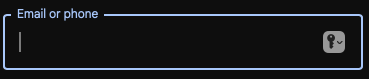
#> input picture src/vision/templates/google_news/email_text.png, 369 x 79 px
$ python debug_element_finder.py ../../src/vision/templates/google_news/email_text.png ../../src/vision/templates/google_news/italian_drp_dwn.png
#> lines starting #> are read from the running program, lines starting #| are printed output that depends on the picture
### src/vision/ocr.py
"""
Improved OCR text detection with character confusion handling.
"""

import cv2
import easyocr
import numpy as np

# Initialize EasyOCR instance (lazy loading)
_easyocr_reader = None


def get_easyocr_reader():
    """Get or initialize EasyOCR reader."""
    global _easyocr_reader
    if _easyocr_reader is None:
        _easyocr_reader = easyocr.Reader(["en"], gpu=False)
    return _easyocr_reader


# [144 lines left out: functions normalize_ocr_text, calculate_similarity, _levenshtein_distance, not called in this run]


def find_text_by_ocr(png_bytes: bytes, query: str, return_bbox: bool = False):
    """Find text in image using OCR with character confusion handling.

    Args:
        png_bytes: Screenshot as PNG bytes
        query: Text to find
        return_bbox: If True, return (coords, bbox), otherwise just coords

    Returns:
        If return_bbox=False: (x, y) center coordinates as integers, or None if not found
        If return_bbox=True: ((x, y), bbox) tuple, or (None, None) if not found
    """
    target_text = TEXT_MAP.get(query, query)

    try:
        # Convert PNG bytes to OpenCV image
        nparr = np.frombuffer(png_bytes, np.uint8)
        image = cv2.imdecode(nparr, cv2.IMREAD_COLOR)

        if image is None:
            return None

        # Try multiple preprocessing methods for better text detection (especially underlined text)
        gray = cv2.cvtColor(image, cv2.COLOR_BGR2GRAY)

        preprocessing_methods = [
            (
                "sharpened",
                cv2.filter2D(gray, -1, np.array([[-1, -1, -1], [-1, 9, -1], [-1, -1, -1]])),
            ),
            (
                "bilateral_filtered",
                cv2.bilateralFilter(gray, 9, 75, 75),
            ),  # Better for underlined text
        ]

        # Get EasyOCR reader
        reader = get_easyocr_reader()

        print(f"🔍 Running improved OCR for '{target_text}'...")

        best_overall_match = None
        best_overall_score = 0

        # Try each preprocessing method
        for method_name, processed_image in preprocessing_methods:
            results = reader.readtext(processed_image)

            if not results:
                continue

            best_match = find_best_match(results, target_text)

            if best_match and best_match["match_score"] > best_overall_score:
                best_overall_match = best_match
                best_overall_score = best_match["match_score"]
                best_overall_match["preprocessing_method"] = method_name

        # Use the best match found across all methods
        best_match = best_overall_match

        if best_match:
            # Calculate center coordinates
            bbox = best_match["bbox"]
            x_coords = [p[0] for p in bbox]
            y_coords = [p[1] for p in bbox]
            center_x = int(np.mean(x_coords))
            center_y = int(np.mean(y_coords))

            method = best_match.get("preprocessing_method", "unknown")
            print(
                f"✅ Found '{best_match['text']}' -> '{best_match['normalized']}' "
                f"(confidence: {best_match['confidence']:.2f}) at ({center_x}, {center_y}) using {method} preprocessing"
            )

            if return_bbox:
                return ((center_x, center_y), bbox)
            else:
                return (center_x, center_y)

        print(f"❌ Text '{target_text}' not found")
        if return_bbox:
            return (None, None)
        else:
            return None

    except Exception as e:
        print(f"❌ OCR error: {e}")
        if return_bbox:
            return (None, None)
        else:
            return None


# [72 lines left out: function find_best_match, not called in this run]


# Maintain compatibility with existing TEXT_MAP
TEXT_MAP = {
    # Google News mappings
    "google_news_tech_button": "Technology",
    "google_news_virtual_reality_button": "Virtual Reality",
    "google_news_sign_in_button": "Sign in",
    "google_news_next_button": "Next",
    "google_news_language_dropdown": "English (United States)",
    "google_news_language_dropdown_arrow": "▼",
    "google_news_italian_dropdown": "Italiano",
}

### scripts/debug/debug_element_finder.py
#!/usr/bin/env python3
"""
Debug script to test OCR text detection with visualization.
Shows screenshot with detected text locations and coordinates.
"""

import sys
from pathlib import Path

import cv2
import matplotlib.patches as patches
import matplotlib.pyplot as plt
import numpy as np

# Add project root to Python path so we can import from src/
sys.path.insert(0, str(Path(__file__).parent.parent.parent))

from src.vision.ocr import find_text_by_ocr


def visualize_ocr_detection(
    image_path: str, target_texts: list[str]
) -> dict[str, tuple[int, int] | None]:
    """Test OCR detection and create visualization."""

    # Load image
    if not Path(image_path).exists():
        print(f"❌ Image not found: {image_path}")
        return {}

    image = cv2.imread(image_path)
#> image is the input picture: shape (79, 369, 3); mean B, G, R 29.9, 26.9, 25.1
    if image is None:
        print(f"❌ Could not load image: {image_path}")
        return {}

    print(f"📁 Testing OCR detection on: {image_path}")
    print(f"📐 Image size: {image.shape[1]}x{image.shape[0]}")
#| 📐 Image size: 369x79
    print(f"🎯 Target texts: {target_texts}")
    print("-" * 70)

    # Convert to PNG bytes for OCR function
    _, buffer = cv2.imencode(".png", image)
#> buffer = 4287 values, max 255 at index 52, min 0 at index 8, mean 124
    png_bytes = buffer.tobytes()

    results = {}
    detections = []

    # Test each target text
    for target_text in target_texts:
        print(f"\n🔍 Searching for: '{target_text}'")

        # Use production OCR function for coordinates and bbox
        result = find_text_by_ocr(png_bytes, target_text, return_bbox=True)
#> in find_text_by_ocr, `gray = cv2.cvtColor(image, cv2.COLOR_BGR2GRAY)`:
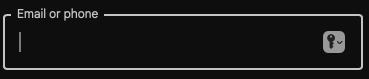
#> gray: shape (79, 369); min 14, max 196, mean 26.7

        if result[0]:  # coords found
            coords, bbox = result
            print(f"  ✅ Found at: {coords}")
            results[target_text] = coords
            detections.append({"text": target_text, "coords": coords, "bbox": bbox})
        else:
            print("  ❌ Not found")
            results[target_text] = None

    # Create visualization
    if detections:
        print("\n📊 Creating visualization...")
        create_visualization(image, detections, image_path, target_texts)
    else:
        print("\n❌ No text found to visualize")

    return results


# [74 lines left out: function create_visualization, not called in this run]


def main():
    """Main function to run OCR detection debugging."""

    print("OCR Detection Debugger")
    print("=" * 70)

    # Parse command line arguments
    if len(sys.argv) < 3:
        print("\nUsage: python test_easyocr.py <screenshot_path> <texts_to_find>")
        print("  <texts_to_find>: space-separated text strings to search for")
        print("\nExample:")
        print('  python test_easyocr.py screenshot.png "All Flowsheets" "Patient" "My Favorites"')
        return

    image_path = sys.argv[1]

    # Handle both individual arguments and space-separated string
    target_texts = sys.argv[2:] if len(sys.argv) > 3 else sys.argv[2].split()

    print(f"\n📁 Screenshot: {image_path}")
    print(f"🎯 Target texts: {target_texts}")

    # Run OCR detection test
    results = visualize_ocr_detection(image_path, target_texts)

    # Print summary
    if results:
        found_count = len([v for v in results.values() if v is not None])
        total_count = len(results)
        print(f"\n📋 Summary: Found {found_count}/{total_count} text strings")

        for text, coords in results.items():
            status = f"✅ {coords}" if coords else "❌ Not found"
            print(f"  '{text}': {status}")

    print("\n✅ Done!")


if __name__ == "__main__":
    main()
#> (the call stopped at in get_easyocr_reader, `_easyocr_reader = easyocr.Reader(["en"], gpu=False)`: easyocr is not available in this run)
